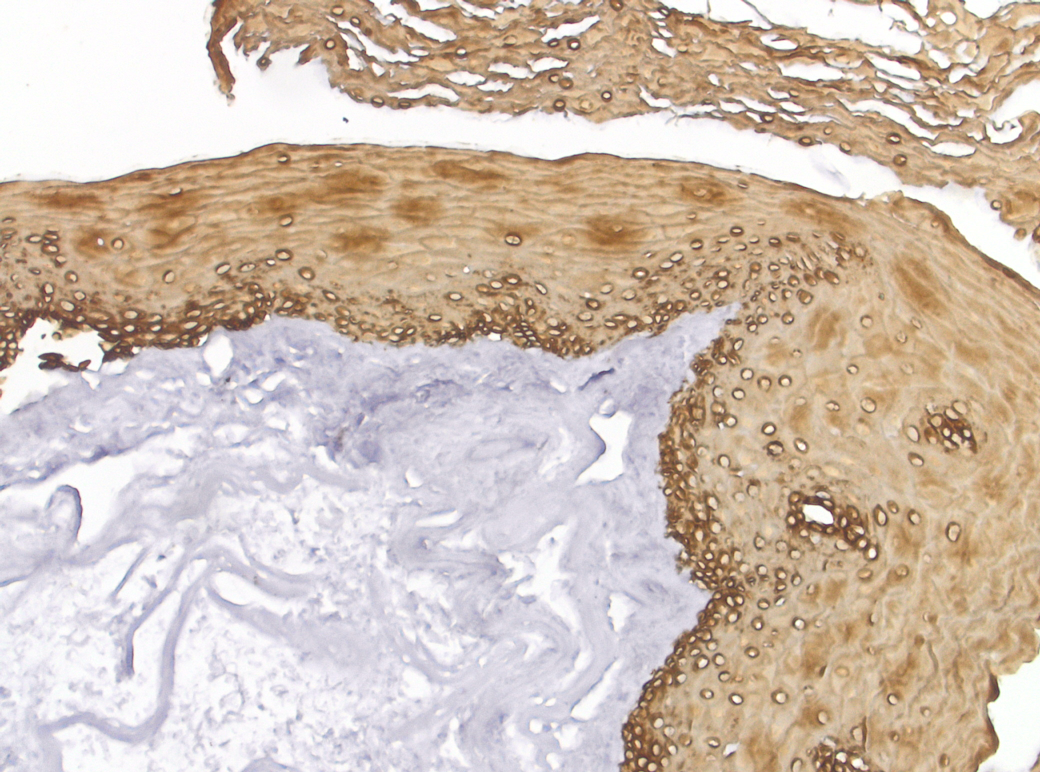
#> input picture test images/sample example/Alex_Pan_06.jpg, 2080 x 1544 px (shown at 1/2 size); its folder holds 2 pictures in this run
$ python test_multiproc.py --path 'test images/sample example'   (Python 2 division)   (older library calls are emulated)
#> lines starting #> are read from the running program, lines starting #| are printed output that depends on the picture
### hasel/__init__.py
import numpy as np
import threading
import multiprocessing

def rgb2hsl(rgb):

    def core(_rgb, _hsl):

        irgb = _rgb.astype(np.uint16)
        ir, ig, ib = irgb[:, :, 0], irgb[:, :, 1], irgb[:, :, 2]
        h, s, l = _hsl[:, :, 0], _hsl[:, :, 1], _hsl[:, :, 2]

        imin, imax = irgb.min(2), irgb.max(2)
        iadd, isub = imax + imin, imax - imin

        ltop = (iadd != 510) * (iadd > 255)
        lbot = (iadd != 0) * (ltop == False)

        l[:] = iadd.astype(np.float) / 510

        fsub = isub.astype(np.float)
        s[ltop] = fsub[ltop] / (510 - iadd[ltop])
        s[lbot] = fsub[lbot] / iadd[lbot]

        not_same = imax != imin
        is_b_max = not_same * (imax == ib)
        not_same_not_b_max = not_same * (is_b_max == False)
        is_g_max = not_same_not_b_max * (imax == ig)
        is_r_max = not_same_not_b_max * (is_g_max == False) * (imax == ir)

        h[is_r_max] = ((0. + ig[is_r_max] - ib[is_r_max]) / isub[is_r_max])
        h[is_g_max] = ((0. + ib[is_g_max] - ir[is_g_max]) / isub[is_g_max]) + 2
        h[is_b_max] = ((0. + ir[is_b_max] - ig[is_b_max]) / isub[is_b_max]) + 4
        h[h < 0] += 6
        h[:] /= 6

    hsl = np.zeros(rgb.shape, dtype=np.float)
    cpus = multiprocessing.cpu_count()
    length = hsl.shape[0] / cpus
    line = 0
    threads = []
    for i in range(0, cpus):
        line_next = line+length if i < cpus-1 else hsl.shape[0]
        thread = threading.Thread(target=core, args=(rgb[line:line_next], hsl[line:line_next]))
        thread.start()
        threads.append(thread)
        line = line_next

    for thread in threads:
        thread.join()

    return hsl

# [60 lines left out: function hsl2rgb, not called in this run]

### test_multiproc.py
import argparse
import os
import csv
import timeit
from multiprocessing import Pool, cpu_count, Semaphore
from functools import partial

import numpy as np
from scipy import linalg, misc
from skimage import color
import matplotlib.image as mpimg
import matplotlib.pyplot as plt
from tqdm import tqdm

import hasel


def parse_arguments():
    """
    Parsing arguments
    """

    parser = argparse.ArgumentParser()
    parser.add_argument("-p", "--path", required=True, help="Path to the directory or file")
    parser.add_argument("-t", "--thresh", required=False, default=30,
                        type=int, help="Global threshold for DAB-positive area,"
                                       "from 0 to 100.Optimal values are usually"
                                       " located from 25 to 45.")
    parser.add_argument("-e", "--empty", required=False, default=92,
                        type=int, help="Global threshold for EMPTY area,"
                                       "from 0 to 100.Optimal values are usually"
                                       " located from 88 to 95.")
    parser.add_argument("-s", "--silent", required=False, help="Supress figure rendering during the analysis,"
                                                               " only the final results"
                                                               " would be saved", action="store_true")
    arguments = parser.parse_args()
    return arguments


def get_image_filenames(path):
    """
    Returns only the filenames in the path. Directories, subdirectories and files below the first level
    are excluded
    """

    return [name for name in sorted(os.listdir(path))
            if not os.path.isdir(os.path.join(path, name))]


def calc_deconv_matrix(matrix_vector_dab_he):
    """
    Custom calculated matrix of lab's stains DAB + Hematoxylin
    The raw matrix was moved to the global scope before main() function as a constant
    """

    matrix_vector_dab_he[2, :] = np.cross(matrix_vector_dab_he[0, :], matrix_vector_dab_he[1, :])
    matrix_dh = linalg.inv(matrix_vector_dab_he)
    return matrix_dh


def separate_channels(image_original, matrix_dh):
    """
    Separate the stains using the custom matrix
    """

    image_separated = color.separate_stains(image_original, matrix_dh)
    stain_dab = image_separated[..., 1]
    # Hematox channel separation is disabled, you can switch it on if you need an image with both stains.
    # one of plot_figure() subplots should be replaced with stainHematox

    # stainHematox = image_separated[..., 0]

    # 1-D array for histogram conversion, 1 added to move the original range from
    # [-1,0] to [0,1] as black and white respectively. Warning! Magic numbers.
    # Anyway it's not a trouble for correct thresholding. Only for histogram aspect.
    stain_dab = (stain_dab + 1) * 200
    # Histogram shift. This correcion makes the background really blank. After the correction
    # numpy clipping is performed to fit the 0-100 range
    stain_dab -= 18
    stain_dab = np.clip(stain_dab, 0, 100)
    stain_dab_1d = np.ravel(stain_dab)
    # Extracting Lightness channel from HSL of original image
    # L-channel is multiplied to 100 to get the range 0-100 % from 0-1. It's easier to use with
    # empty area threshold
    image_hsl = hasel.rgb2hsl(image_original)
    channel_lightness = (image_hsl[..., 2] * 100)
    return stain_dab, stain_dab_1d, channel_lightness


def log_and_console(path_output_log, text_log, bool_log_new=False):
    """
    Write the log and show the text in console
    bool_log_new is used to erase the log file if it exists to avoid appending new data to the old one
    """

    if bool_log_new:
        print(text_log)
        # Initialize empty file
        with open(path_output_log, "a") as fileLog:
            fileLog.write("")
        with open(path_output_log, "w") as fileLog:
            fileLog.write(text_log)
            fileLog.write('\n')
    else:
        print(text_log)
        with open(path_output_log, "a") as fileLog:
            fileLog.write(text_log)
            fileLog.write('\n')


def log_only(path_output_log, text_log):
    """
    Write the log to the file only
    """
    with open(path_output_log, "a") as fileLog:
            fileLog.write(text_log)
            fileLog.write('\n')


def count_thresholds(stain_dab, channel_lightness, thresh_default, thresh_empty_default):
    """
    Counts thresholds. stain_dab is a distribution map of DAB stain, channel_lightness is a L channel from
    original image in HSL color space. The output are the thresholded images of DAB-positive areas and
    empty areas. thresh_default is also in output as plot_figure() needs it to make a vertical line of
    threshold on a histogram.
    """

    thresh_dab = stain_dab > thresh_default
    thresh_empty = channel_lightness > thresh_empty_default
    return thresh_dab, thresh_empty


def count_areas(thresh_dab, thresh_empty):
    """
    Count areas from numpy arrays
    """

    area_all = float(thresh_dab.size)
    area_empty = float(np.count_nonzero(thresh_empty))
    area_dab_pos = float(np.count_nonzero(thresh_dab))

    # Count relative areas in % with rounding
    # NB! Relative DAB is counted without empty areas
    area_rel_empty = round((area_empty / area_all * 100), 2)
    area_rel_dab = round((area_dab_pos / (area_all - area_empty) * 100), 2)
    return area_dab_pos, area_rel_empty, area_rel_dab


def plot_figure(image_original, stain_dab, stain_dab_1d, channel_lightness, thresh_dab, thresh_empty, thresh_default):
    """
    Function plots the figure for every sample image. It creates the histogram from the stainDAB array.
    Then it takes the bins values and clears the plot. That's done because fill_between function doesn't
    work with histogram but only with ordinary plots. After all function fills the area between zero and
    plot if the values are above the threshold.
    """
    plt.figure(num=None, figsize=(15, 7), dpi=120, facecolor='w', edgecolor='k')
    plt.subplot(231)
    plt.title('Original')
    plt.imshow(image_original)

    plt.subplot(232)
    plt.title('DAB')
    plt.imshow(stain_dab, cmap=plt.cm.gray)

    plt.subplot(233)
    plt.title('Histogram of DAB')
    (n, bins, patches) = plt.hist(stain_dab_1d, bins=128, range=[0, 100], histtype='step', fc='k', ec='#ffffff')
    # As np.size(bins) = np.size(n)+1, we make the arrays equal to plot the area after threshold
    bins_equal = np.delete(bins, np.size(bins)-1, axis=0)
    # clearing subplot after getting the bins from hist
    plt.cla()
    plt.fill_between(bins_equal, n, 0, facecolor='#ffffff')
    plt.fill_between(bins_equal, n, 0, where=bins_equal >= thresh_default,  facecolor='#c4c4f4',
                     label='positive area')
    plt.axvline(thresh_default+0.5, color='k', linestyle='--', label='threshold', alpha=0.8)
    plt.legend(fontsize=8)
    plt.xlabel("Pixel intensity, %")
    plt.ylabel("Number of pixels")
    plt.grid(True, color='#888888')

    plt.subplot(234)
    plt.title('Lightness channel')
    plt.imshow(channel_lightness, cmap=plt.cm.gray)

    plt.subplot(235)
    plt.title('DAB positive area')
    plt.imshow(thresh_dab, cmap=plt.cm.gray)

    plt.subplot(236)
    plt.title('Empty area')
    plt.imshow(thresh_empty, cmap=plt.cm.gray)

    plt.tight_layout()


def save_csv(path_output_csv, array_filenames, array_data):
    """
    Function formats the data from numpy array and puts it to the output csv file.
    """

    array_output = np.hstack((array_filenames, array_data))
    array_output = np.vstack((["Filename", "DAB-positive area, pixels",
                                           "Empty area, %", "DAB-positive area, %"], array_output))
    # write array to csv file
    with open(path_output_csv, 'w') as f:
        csv.writer(f).writerows(array_output)
    print("CSV saved: " + path_output_csv)


def get_output_paths(path_root):
    """
    Output path generating
    """

    path_output = os.path.join(path_root, "result/")
    path_output_log = os.path.join(path_output, "log.txt")
    path_output_csv = os.path.join(path_output, "analysis.csv")
    return path_output, path_output_log, path_output_csv


def check_mkdir_output_path(path_output):
    """
    Function checks if the output path exists and creates it if not
    """

    if not os.path.exists(path_output):
        os.mkdir(path_output)
        print("Created result directory")
    else:
        print("Output result directory already exists. All the files inside would be overwritten!")


def grayscale_to_stain_color(stain_dab):
    """
    Converts grayscale map of stain distribution to the colour representation.
    The original grayscale is used as a L-channel in HSL colour space.
    Hue and Saturation channels are defined manually.
    """
    # todo: Fix the grayscale to colour conversion
    # DAB colour in HSL
    array_image_hsl = np.zeros((480, 640, 3), dtype='float')
    array_image_hsl[..., 0] = 0.0859375  # 25/256 Hue
    array_image_hsl[..., 1] = 0.34375  # 88/256 Saturation
    stain_dab = (255 - stain_dab)/256
    array_image_hsl[..., 2] = stain_dab  # Lightness
    image_stain_dab_color = hasel.hsl2rgb(array_image_hsl)
    return image_stain_dab_color


def resize_input_image(image_original, size):
    """
    Resizing the original images makes the slowest functions calc_deconv_matrix() and hasel.hsl2rgb()
    work much faster. No visual troubles or negative effects to the accuracy.
    """

    image_original = misc.imresize(image_original, size, interp='nearest')
    return image_original


def image_process(array_data, var_pause, matrix_dh, filename):
    path_input_image = os.path.join(args.path, filename)
    path_output_image = os.path.join(pathOutput, filename.split(".")[0] + "_analysis.png")
    image_original = mpimg.imread(path_input_image)

    size_image = 480, 640
    image_original = resize_input_image(image_original, size_image)

    stain_dab, stain_dab_1d, channel_lightness = separate_channels(image_original, matrix_dh)
    thresh_dab, thresh_empty = count_thresholds(stain_dab, channel_lightness, args.thresh, args.empty)
    area_dab_pos, area_rel_empty, area_rel_dab = count_areas(thresh_dab, thresh_empty)
    # stain_dab = grayscale_to_stain_color(stain_dab)

    # Close all figures after cycle end
    plt.close('all')

    array_data = np.vstack((array_data, [area_dab_pos, area_rel_empty, area_rel_dab]))

    # Creating the summary image
    plot_figure(image_original, stain_dab, stain_dab_1d, channel_lightness, thresh_dab, thresh_empty, args.thresh)
    plt.savefig(path_output_image)

    log_and_console(pathOutputLog, "Image saved: {}".format(path_output_image))

    # In silent mode image would be closed immediately
    if not args.silent:
        plt.pause(var_pause)
    return array_data


def main():
    arrayData = np.empty([0, 3])
    # Pause in seconds between the complex images when --silent(-s) argument is not active
    varPause = 5

    # Initialize the global timer
    startTimeGlobal = timeit.default_timer()

    check_mkdir_output_path(pathOutput)
    filenames = get_image_filenames(args.path)
    log_and_console(pathOutputLog, "Images for analysis: " + str(len(filenames)), True)
    log_and_console(pathOutputLog, "DAB threshold = " + str(args.thresh) + ", Empty threshold = " + str(args.empty))

    # Calculate the DAB and HE deconvolution matrix
    matrixDH = calc_deconv_matrix(matrixVectorDabHE)

    # Multiprocess implementation
    cores = cpu_count()
    log_and_console(pathOutputLog, "CPU cores used: {}".format(cores))

    # Main cycle where the images are processed and the data is obtained
    pool = Pool()
    wrapper_image_process = partial(image_process, arrayData, varPause, matrixDH)
    for poolResult in pool.map(wrapper_image_process, filenames):
#> in resize_input_image, `image_original = misc.imresize(image_original, size, interp='nearest')`:
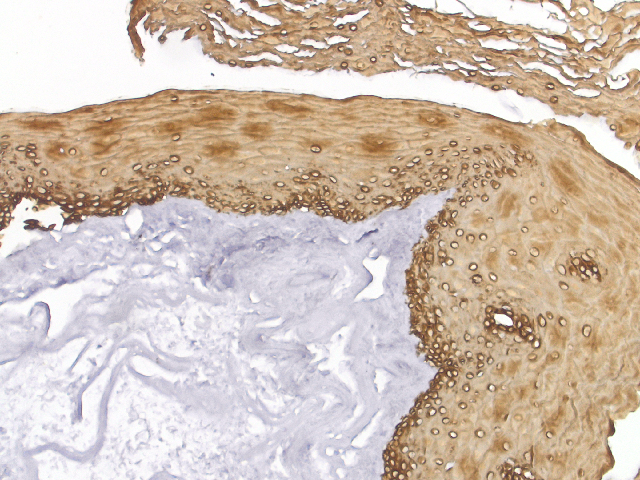
#> image_original: shape (480, 640, 3); mean of channels 0, 1, 2 208.5, 191.9, 179.3; drawn as R, G, B
#> in separate_channels, `image_separated = color.separate_stains(image_original, matrix_dh)`: image_separated: shape (480, 640, 3) float64; mean of channels 0, 1, 2 0.00662, 0.0446, 0.00257
#> in separate_channels, `stain_dab = image_separated[..., 1]`:
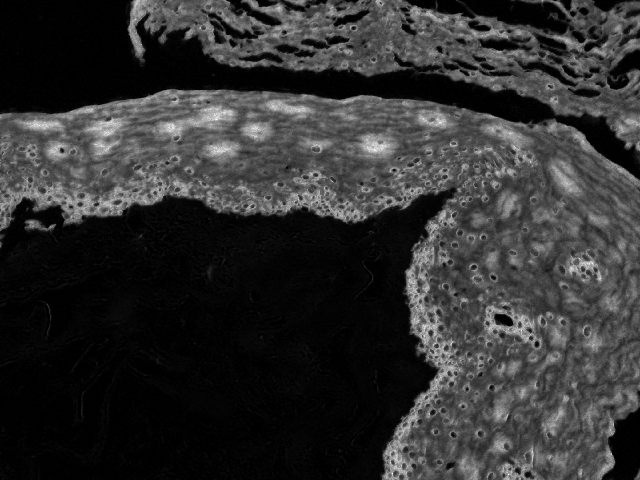
#> stain_dab: shape (480, 640) float64; min 0, max 0.23, mean 0.0446; drawn with min black and max white
#> in separate_channels, `stain_dab = (stain_dab + 1) * 200`:
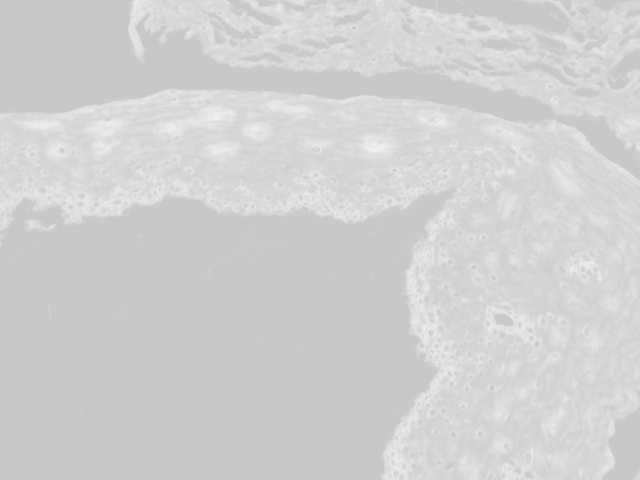
#> stain_dab: shape (480, 640) float64; min 200, max 246, mean 208.9
#> in count_areas, `area_empty = float(np.count_nonzero(thresh_empty))`: area_empty = 66637
#> in count_areas, `area_dab_pos = float(np.count_nonzero(thresh_dab))`: area_dab_pos = 307200
#> in count_areas, `area_rel_empty = round((area_empty / area_all * 100), 2)`: area_rel_empty = 21.69
#> in count_areas, `area_rel_dab = round((area_dab_pos / (area_all - area_empty) * 100), 2)`: area_rel_dab = 127.7
#> in image_process, `area_dab_pos, area_rel_empty, area_rel_dab = count_areas(thresh_dab, t..`: area_dab_pos = 307200; area_rel_empty = 21.69; area_rel_dab = 127.7
#> in image_process, `array_data = np.vstack((array_data, [area_dab_pos, area_rel_empty, are..`: array_data = [[307200, 21.69, 127.7]]
#> in plot_figure, `(n, bins, patches) = plt.hist(stain_dab_1d, bins=128, range=[0, 100], ..`: patches = 1 item
#> in image_process, `plt.savefig(path_output_image)`:
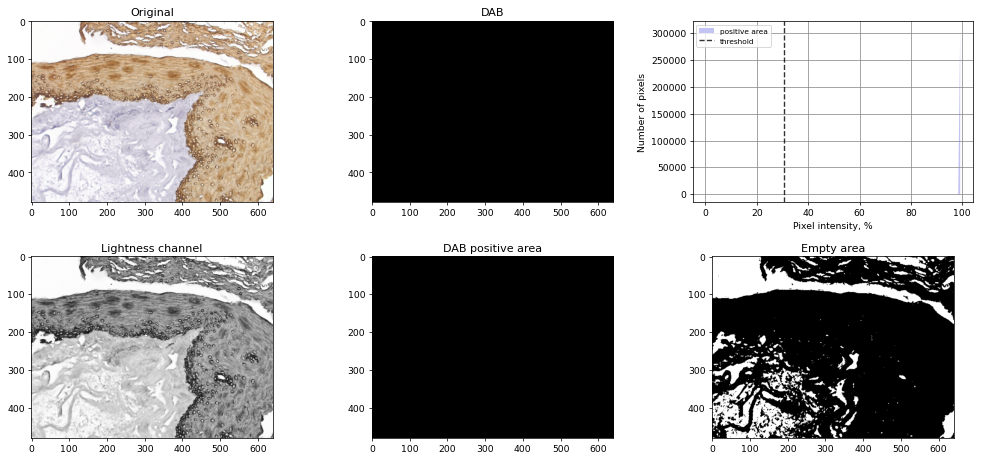
#> figure drawn by matplotlib, 6 panels
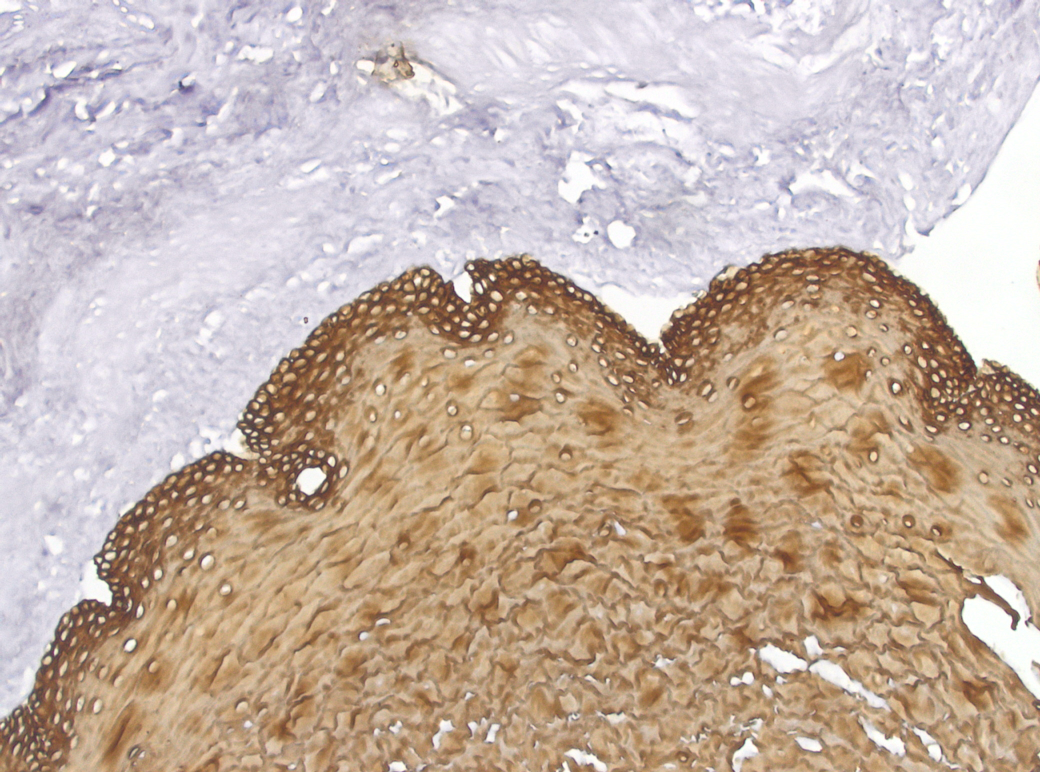
#> input picture test images/sample example/Alex_Pan_08.jpg, 2080 x 1544 px (shown at 1/2 size)
#> in image_process (call 2), `area_dab_pos, area_rel_empty, area_rel_dab = count_areas(thresh_dab, t..`: area_dab_pos = 307200; area_rel_empty = 9.58; area_rel_dab = 110.6
#> in image_process (call 2), `array_data = np.vstack((array_data, [area_dab_pos, area_rel_empty, are..`: array_data = [[307200, 9.58, 110.6]]
#> in image_process (call 2), `plt.savefig(path_output_image)`:
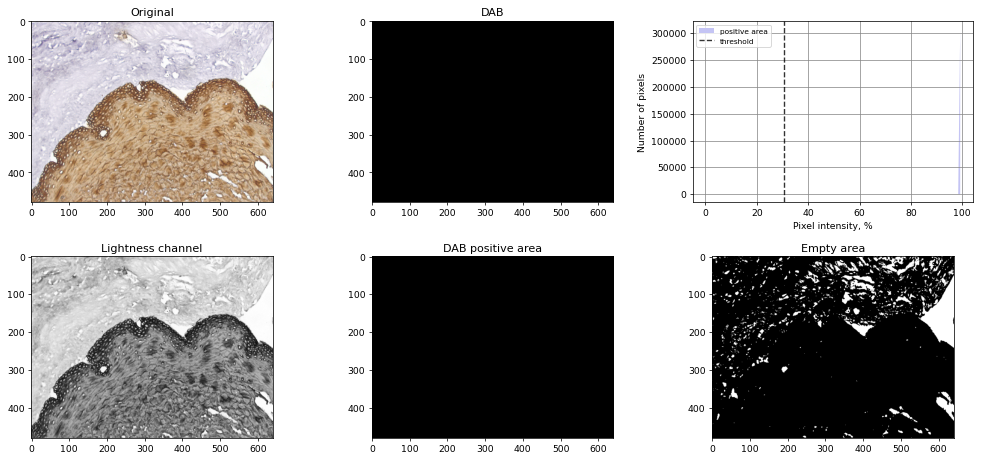
#> figure drawn by matplotlib, 6 panels
        arrayData = np.append(arrayData, poolResult, axis=0)
#> this loop made 2 passes
    pool.close()
    pool.join()

    arrayFilenames = np.empty([0, 1])
    for filename in filenames:
        arrayFilenames = np.vstack((arrayFilenames, filename))

    # At the last cycle we're saving the summary csv
    save_csv(pathOutputCSV, arrayFilenames, arrayData)

    # End the global timer
    elapsedGlobal = timeit.default_timer() - startTimeGlobal
    if not args.silent:
        averageImageTime = (elapsedGlobal - len(filenames)*varPause)/len(filenames)  # compensate the pause
    else:
        averageImageTime = elapsedGlobal/len(filenames)
    log_and_console(pathOutputLog, "Analysis time: {:.1f} seconds".format(elapsedGlobal))
    log_and_console(pathOutputLog, "Average time per image: {:.1f} seconds".format(averageImageTime))


if __name__ == '__main__':
    """
    Yor own matrix should be placed here. You can use ImageJ and color deconvolution module for it.
    More information here: http://www.mecourse.com/landinig/software/cdeconv/cdeconv.html
    Declare vectors as a constant
    """
    matrixVectorDabHE = np.array([[0.66504073, 0.61772484, 0.41968665],
                                  [0.4100872, 0.5751321, 0.70785],
                                  [0.6241389, 0.53632, 0.56816506]])
    # Parse the arguments
    args = parse_arguments()
    pathOutput, pathOutputLog, pathOutputCSV = get_output_paths(args.path)

    main()
